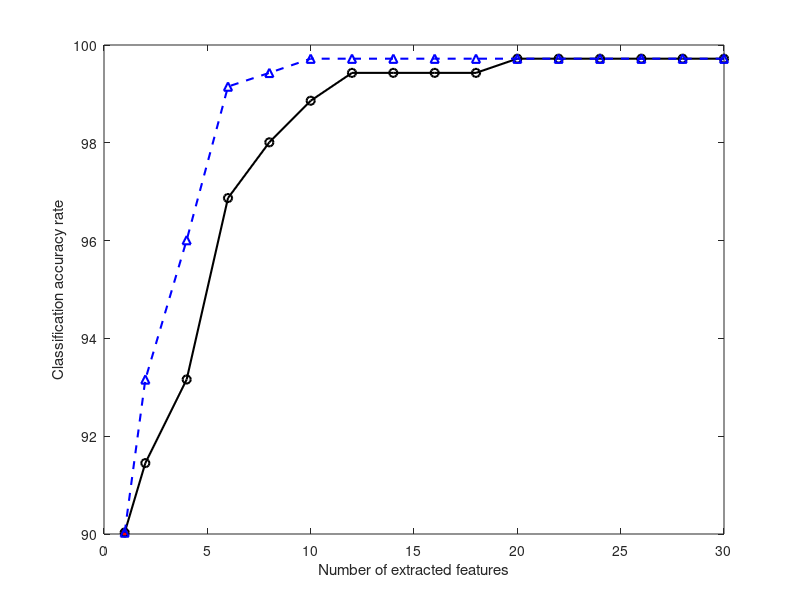

MATLAB code to generate this figure: (Note: this script raises an error after producing the figure.)
x2=[1,2,4,6,8,10,12,14,16,18,20,22,24,26,28,30];
x1=[1]
y1=[90.03];
y2=[90.03,91.45,93.16,96.87,98.01,98.86,99.43,99.43,99.43,99.43,99.72,99.72,99.72,99.72,99.72,99.72]
y3=[90.03,93.16,96.01,99.15,99.43,99.72,99.72,99.72,99.72,99.72,99.72,99.72,99.72,99.72,99.72,99.72]
figure(1)

plot(x1,y1,'r*-.','LineWidth',1.5);
hold on;
plot(x2,y2,'ko-','LineWidth',1.5);
hold on
plot(x2,y3,'b^--','LineWidth',1.5);
% xlabel('Number of extracted features','FontName','Times New Roman');
% ylabel('Classification accuracy rate','FontName','Times New Roman');

xlabel('Number of extracted features');
ylabel('Classification accuracy rate');
legend('LDA','GLDA-TRA','BFE',0)
%set(gca, 'fontsize', 8);
%set(gca, 'XMinorTick', 'on');
%set(gca, 'XGrid', 'on');
%set(gca, 'LineWidth', 1.5);
%grid on

%print(gcf, '-depsc2', 'Example12.eps');